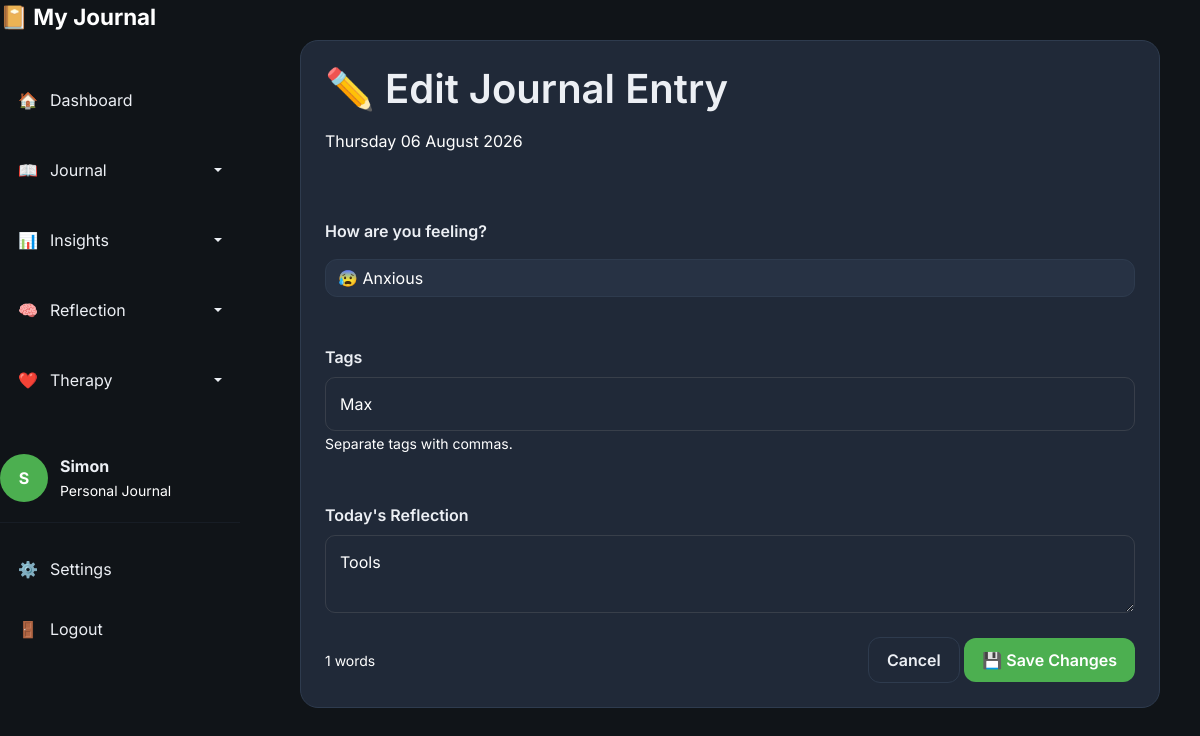
Screenshot of /journal/1/edit (signed in) with the database file from the repository.
### models/user.py (models this page shows, shortened)
class User(UserMixin, db.Model):
    id = db.Column(
        db.Integer,
        primary_key=True
    )
    username = db.Column(
        db.String(100),
        unique=True,
        nullable=False
    )
    display_name = db.Column(
    db.String(50),
    nullable=True
    )
    password_hash = db.Column(
        db.String(255),
        nullable=False
    )
    entries = db.relationship(
    "Entry",
    backref="author",
    lazy=True,
    cascade="all, delete-orphan"
)

### models/entry.py (models this page shows)
class Entry(db.Model):
    __tablename__ = "entry"
    id = db.Column(
        db.Integer,
        primary_key=True
    )
    tags = db.Column(
        db.String(500),
        nullable=True
    )
    mood_score = db.Column(
        db.Integer,
        nullable=False
    )
    content = db.Column(
        db.Text,
        nullable=False
    )
    created_at = db.Column(
        db.DateTime,
        default=datetime.utcnow
    )
    user_id = db.Column(
        db.Integer,
        db.ForeignKey("user.id"),
        nullable=False
    )
    is_timeline_event = db.Column(
    db.Boolean,
    default=False,
    nullable=False
    )
    people = db.relationship(
    "Person",
    secondary=entry_people,
    back_populates="entries"
    )
    relationship_score = db.Column(
    db.Integer
    )

### routes/journal.py (the view, shortened to what this page needs)
@journal_bp.route("/journal/<int:entry_id>/edit", methods=["GET", "POST"])
@login_required
def edit_entry(entry_id):
    entry = get_entry(
        entry_id,
        current_user
    )
    return render_template(
        "edit_entry.html",
        entry=entry,
        moods = MOODS
    )

### routes/auth.py (called while the page is built)
@login_manager.user_loader
def load_user(user_id):
    return User.query.get(int(user_id))

### services/journal_helper.py (called while the page is built)
def get_entry(entry_id, user):
    return Entry.query.filter_by(
        id=entry_id,
        user_id=user.id
    ).first_or_404()

### templates/edit_entry.html (shortened to what this page needs)
{% extends "base.html" %}
{% block content %}
<div class="content-wrapper">
    <div class="card">
        <div class="mb-5">
            <h1>✏️ Edit Journal Entry</h1>
            <p class="text-muted">
                {{ entry.created_at.strftime('%A %d %B %Y') }}
            </p>
        </div>
        <form method="POST">
            <div class="mb-5">
                <label class="form-label mb-3">
                    How are you feeling?
                </label>
                <select
                    name="mood_score"
                    class="form-select"
                    required>
                   {% for id, mood in moods.items() %}
                    <option
                        value="{{ id }}"
                        {% if entry.mood_score == id %}selected{% endif %}
                    >
                        {{ mood.emoji }} {{ mood.name }}
                    </option>
                    {% endfor %}
                </select>
            </div>
            <div class="mb-5">
                <label class="form-label">
                    Tags
                </label>
                <input
                    type="text"
                    name="tags"
                    class="form-control"
                    value="{{ entry.tags or '' }}"
                    placeholder="Work, Family, Nicola, CBT...">
                <small>
                    Separate tags with commas.
                </small>
            </div>
            <div class="mb-4">
                <label class="form-label">
                    Today's Reflection
                </label>
                <textarea
                    name="content"
                    class="form-control journal-editor"
                    required>{{ entry.content }}</textarea>
            </div>
            <div class="d-flex justify-content-between align-items-center mt-4">
                <small id="word-count">
                </small>
                <div>
                    <a href="{{ url_for('journal.view_entry',
                                        entry_id=entry.id) }}"
                       class="btn btn-secondary">
                        Cancel
                    </a>
                    <button
                        class="btn btn-primary"
                        type="submit">
                        💾 Save Changes
                    </button>
                </div>
            </div>
        </form>
    </div>
</div>
{% endblock %}

### templates/base.html (shortened to what this page needs)
<!DOCTYPE html>
<html lang="en">
<head>
    <link
        href="https://cdn.jsdelivr.net/npm/bootstrap@5.3.3/dist/css/bootstrap.min.css"
        rel="stylesheet"
    >
    <link
        rel="stylesheet"
        href="{{ url_for('static', filename='css/variables.css') }}"
    >
    <link
        rel="stylesheet"
        href="{{ url_for('static', filename='css/layout.css') }}"
    >
    <link
        rel="stylesheet"
        href="{{ url_for('static', filename='css/components.css') }}"
    >
    <link
        rel="stylesheet"
        href="{{ url_for('static', filename='css/style.css') }}"
    >
    <link
        rel="stylesheet"
        href="{{ url_for('static', filename='css/trends.css') }}"
    >
    <link
        rel="stylesheet"
        href="{{ url_for('static', filename='css/people.css') }}"
    >
    <link
        rel="stylesheet"
        href="{{ url_for('static', filename='css/patterns.css') }}"
    >
    <link
        rel="stylesheet"
        href="{{ url_for('static', filename='css/therapy.css') }}"
    >
</head>
<body>
{% if current_user.is_authenticated %}
<div class="app-layout">
    <aside class="sidebar">
        <div class="sidebar-header">
            <a
                href="{{ url_for('dashboard.dashboard') }}"
                class="logo"
            >
                📔
                <span>
                    My Journal
                </span>
            </a>
        </div>
        <nav class="sidebar-nav">
            <a
                href="{{ url_for('dashboard.dashboard') }}"
                class="nav-item
                "
            >
                🏠
                <span>
                    Dashboard
                </span>
            </a>
            <div class="dropdown nav-dropdown">
                <a
                    href="#"
                    class="nav-item dropdown-toggle
                    "
                    role="button"
                    data-bs-toggle="dropdown"
                    aria-expanded="false"
                >
                    📖
                    <span>
                        Journal
                    </span>
                </a>
            </div>
            <div class="dropdown nav-dropdown">
                <a
                    href="#"
                    class="nav-item dropdown-toggle
                    "
                    role="button"
                    data-bs-toggle="dropdown"
                    aria-expanded="false"
                >
                    📊
                    <span>
                        Insights
                    </span>
                </a>
            </div>
            <div class="dropdown nav-dropdown">
                <a
                    href="#"
                    class="nav-item dropdown-toggle
                    "
                    role="button"
                    data-bs-toggle="dropdown"
                    aria-expanded="false"
                >
                    🧠
                    <span>
                        Reflection
                    </span>
                </a>
            </div>
            <div class="dropdown nav-dropdown">
                <a
                    href="#"
                    class="nav-item dropdown-toggle
                    "
                    role="button"
                    data-bs-toggle="dropdown"
                    aria-expanded="false"
                >
                    ❤️
                    <span>
                        Therapy
                    </span>
                </a>
            </div>
        </nav>
        <div class="sidebar-footer">
            <div class="user-card">
                <div class="avatar">
                    {{
                        (current_user.display_name or current_user.username)[0]
                        | upper
                    }}
                </div>
                <div>
                    <strong>
                        {{
                            current_user.display_name
                            or
                            current_user.username
                        }}
                    </strong>
                    <br>
                    <small>
                        Personal Journal
                    </small>
                </div>
            </div>
            <hr>
            <a
                href="{{ url_for('settings.settings') }}"
                class="nav-item"
            >
                ⚙️
                <span>
                    Settings
                </span>
            </a>
            <a
                href="{{ url_for('auth.logout') }}"
                class="nav-item"
            >
                🚪
                <span>
                    Logout
                </span>
            </a>
        </div>
    </aside>
    <main class="main-content">
        {% block content %}
        {% endblock %}
    </main>
</div>
{% endif %}
</body>
</html>

### static/css/variables.css (style rules this page uses)
:root { --bg:#101418; --sidebar:#18212d; --card:#202938; --card-hover:#293548; --input:#273244; --text:#ECEFF4; --muted:#ffffff; --text-muted:#ffffff; --heading:#FFFFFF; --accent:#4CAF50; --accent-hover:#43A047; --accent-light:#6FCF70; --success:#22C55E; --warning:#F59E0B; --danger:#EF4444; --info:#3B82F6; --border:#2E3B4E; --shadow-small: 0 4px 12px rgba(0,0,0,.15); --shadow-medium: 0 10px 25px rgba(0,0,0,.25); --shadow-large: 0 20px 40px rgba(0,0,0,.35); --radius-small:8px; --radius-medium:14px; --radius-large:20px; --radius-round:999px; --space-xs:6px; --space-sm:12px; --space-md:20px; --space-lg:32px; --space-xl:48px; --sidebar-width:260px; --transition-fast:.15s ease; --transition:.25s ease; --transition-slow:.4s ease; }

### static/css/layout.css (style rules this page uses)
body { margin:0; padding:0; min-height:100vh; background:var(--bg); color:var(--text); }
.app-layout { display:flex; min-height:100vh; }
.sidebar { position: fixed; top: 0; left: 0; bottom: 0; width: 260px; overflow-y: auto; overflow-x: hidden; }
.sidebar-header { margin-bottom:40px; }
.sidebar-nav { display:flex; flex-direction:column; gap:10px; flex:1; }
.sidebar-footer { margin-top:40px; }
.main-content { flex:1; margin-left:260px; padding:40px; overflow-y:auto; }
.sidebar { width:240px; transition:.3s; }
.content-wrapper { max-width:1200px; margin:auto; }

### static/css/components.css (style rules this page uses)
.card { background:var(--card); border:1px solid var(--border); border-radius:18px; padding:24px; transition:.2s ease; color:var(--text) }
.btn { border-radius:12px; padding:10px 18px; font-weight:600; transition:.2s; }
.btn-primary { background:var(--accent); border:none; color:white; }
.btn-secondary { background:transparent; border:1px solid var(--border); color:var(--text); }
.form-control, .form-select { background:#273244; border:1px solid var(--border); color:var(--text-muted); border-radius:12px; }
.nav-item { display:flex; align-items:center; gap:12px; padding:14px 18px; margin-bottom:8px; border-radius:12px; text-decoration:none; color:var(--text); transition:.2s; }
.logo { font-size:1.4rem; font-weight:700; text-decoration:none; color:white; }
.user-card { display:flex; align-items:center; gap:12px; margin-top:auto; }
.avatar { width:48px; height:48px; border-radius:50%; background:var(--accent); color:white; display:flex; justify-content:center; align-items:center; font-weight:bold; }
.sidebar .nav-dropdown .dropdown-toggle::after { margin-left: auto; vertical-align: middle; }
.sidebar .nav-dropdown .dropdown-toggle { width: 100%; }

### static/css/style.css (style rules this page uses)
* { box-sizing:border-box; }
body { font-family:'Inter',sans-serif; background:var(--bg); color:var(--text); margin:0; padding:0; overflow-x:hidden; }
h1,h2,h3,h4,h5,h6 { color:var(--text); font-weight:600; margin-bottom:15px; }
p { color:var(--muted); line-height:1.7; }
small { color:var(--muted); }
a { color:inherit; text-decoration:none; }
hr { border:none; border-top:1px solid var(--border); margin:20px 0; }
button, a, .card, input, textarea, select { transition:.2s ease; }
.journal-editor { min-height:450px; resize:vertical; font-size:1rem; line-height:1.8; }
.form-label { font-weight:600; color:var(--text); }
.text-muted { color:var(--muted)!important; }

### static/css/therapy.css (style rules this page uses)
.form-control { width: 100%; box-sizing: border-box; resize: vertical; padding: 14px; border-radius: 10px; border: 1px solid rgba(128, 128, 128, 0.25); background: var( --input-bg, transparent ); font-family: inherit; line-height: 1.5; }

### rows the page displays
User: display_name+username "S", display_name+username "Simon"
Entry: created_at "Thursday 06 August 2026", mood_score "😰 Anxious", tags "Max", content "Tools"
